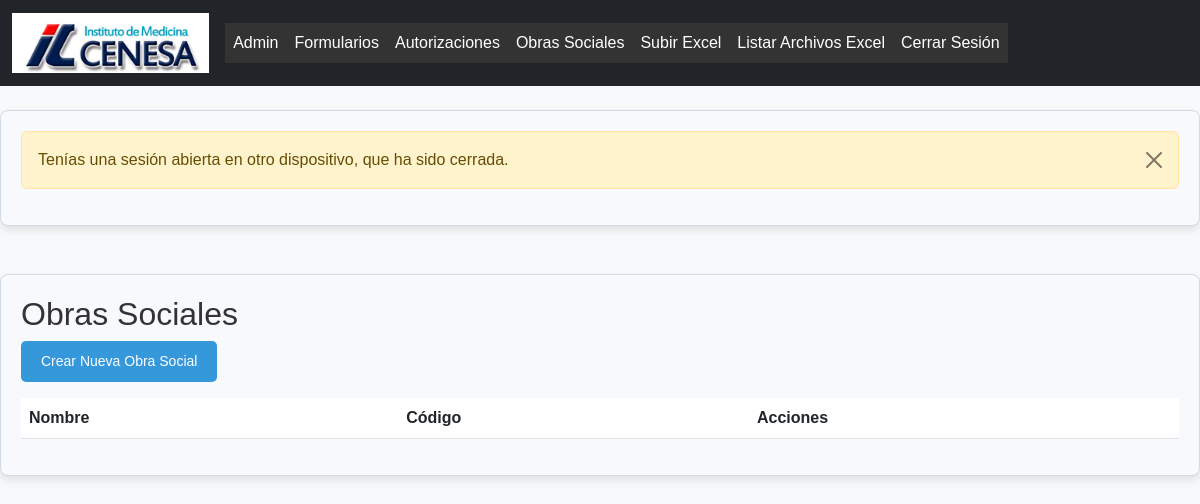
The app's page /obras-sociales/ (signed in), older data.
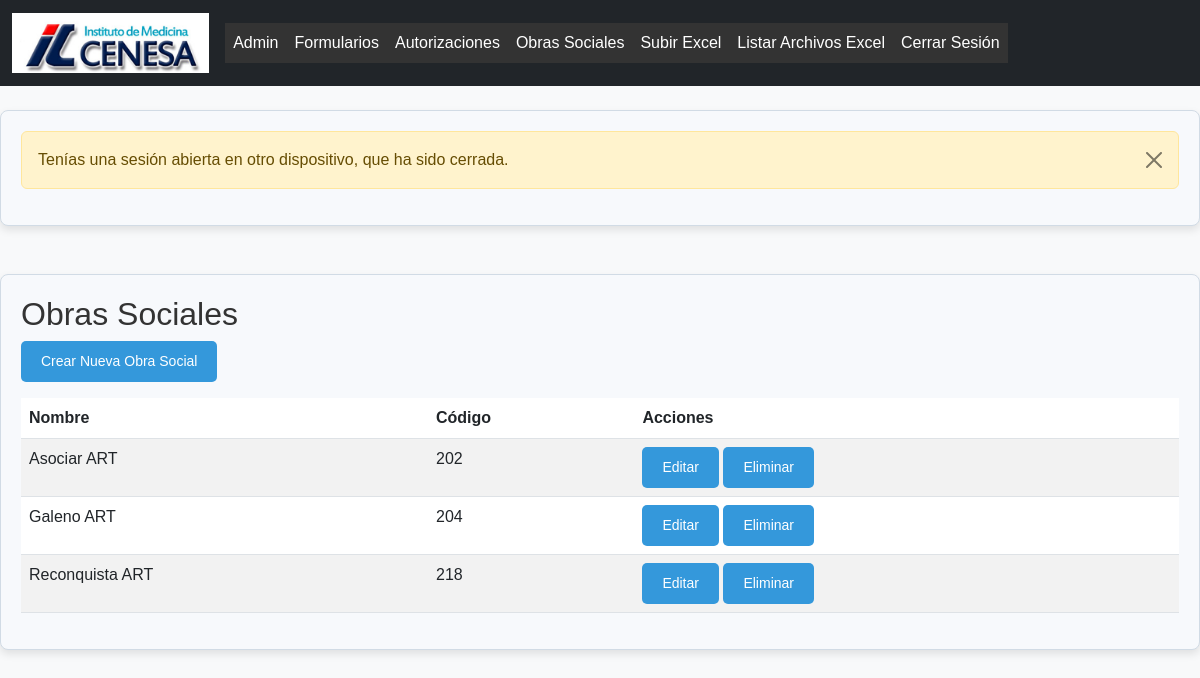
The same page, newer data.
### formularios/models.py (models this page shows, shortened)
class ObraSocial(models.Model):
    nombre = models.CharField(max_length=255)
    codigo = models.CharField(max_length=20)

### formularios/views.py (the view)
# urls.py: path('obras-sociales/', views.listar_obras_sociales, name='listar_obras_sociales'),
@login_required
@staff_member_required
def listar_obras_sociales(request):
    obras_sociales = ObraSocial.objects.all()
    return render(request, 'Valores/obra_social/listar_obras_sociales.html', {'obras_sociales': obras_sociales})

### formularios/templates/valores/obra_social/listar_obras_sociales.html
{% extends 'base.html' %}
{% block content %}
<h2>Obras Sociales</h2>
<a href="{% url 'crear_obra_social' %}" class="btn btn-success mb-3">Crear Nueva Obra Social</a>
<table class="table table-striped">
    <thead>
        <tr>
            <th>Nombre</th>
            <th>Código</th>
            <th>Acciones</th>
        </tr>
    </thead>
    <tbody>
        {% for obra_social in obras_sociales %}
        <tr>
            <td>{{ obra_social.nombre }}</td>
            <td>{{ obra_social.codigo }}</td>
            <td>
                <a href="{% url 'editar_obra_social' obra_social.id %}" class="btn btn-primary">Editar</a>
                <a href="{% url 'eliminar_obra_social' obra_social.id %}" class="btn btn-danger" onclick="return confirm('¿Estás seguro de que deseas eliminar esta obra social?')">Eliminar</a>
            </td>
        </tr>
        {% endfor %}
    </tbody>
</table>
{% endblock %}

Row changes from the older to the newer data that the page shows:
added ObraSocial: nombre "Asociar ART", codigo "202"
added ObraSocial: nombre "Galeno ART", codigo "204"
added ObraSocial: nombre "Reconquista ART", codigo "218"
